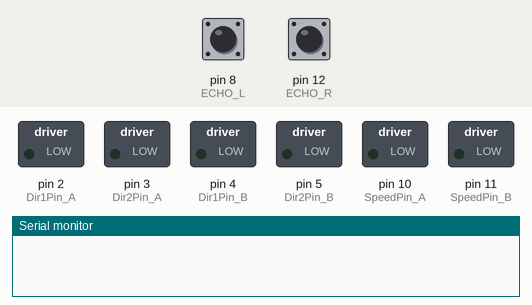
A sketch run on a simulated Arduino Uno, built with avr-gcc and run on an emulated ATmega328P. Shown: switched loads named in the sketch (green lamp = pin HIGH), the last lines printed to the serial monitor. Dashed ring = blinking. The inputs (shaded band) are chosen by the test bench; at power-on: pin 8 (ECHO_L) LOW, pin 12 (ECHO_R) LOW. Pins used as bus, display or sensor lines are not drawn.

Above: at 1.8 s.
1.9 s: pin 8 (ECHO_L) pulsed HIGH 2 times (0.12 s each, 0.3 s apart)
At 3.9 s:
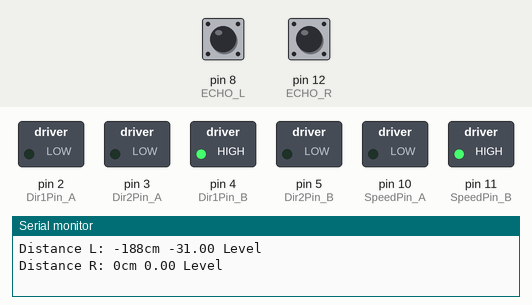
At 4.6 s:
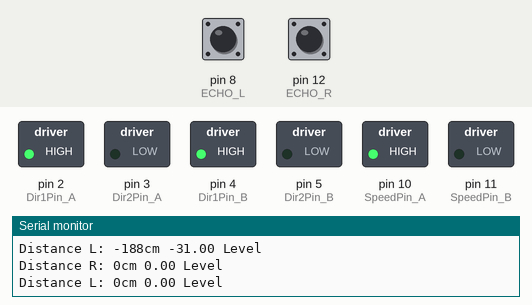
5.5 s: pin 12 (ECHO_R) pulsed HIGH 5 times (0.12 s each, 0.3 s apart)
At 10.1 s:
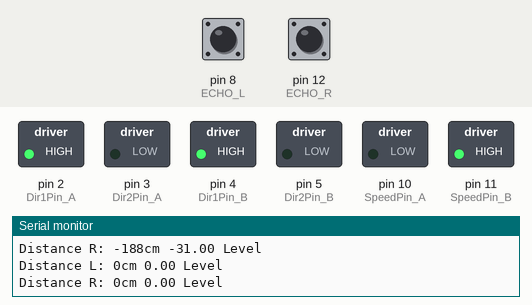
Timing chart, 0 to 15.8 s (numbered marks = the images above; inputs shaded):
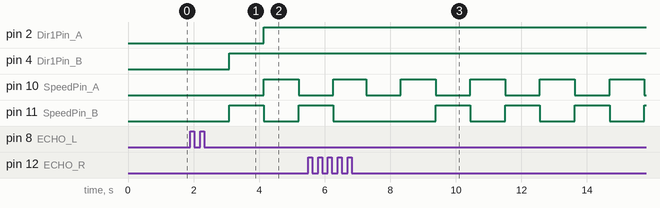

Measured:
- after the input at 1.9 s, pin 2 (Dir1Pin_A): LOW → HIGH after 2.2 s instead of 0.16 s
- by itself, pin 10 (SpeedPin_A): alternates HIGH for 1.1 s and LOW for 1.1 s
- by itself, pin 11 (SpeedPin_B): repeats every 2.1 s: HIGH 1.1 s, LOW 1.1 s

The sketch:

final.ino
```cpp
#include <Thread.h>
#include <ThreadController.h>

#define TRIG_L 9 //TRIG 핀 설정 (초음파 보내는 핀)
#define ECHO_L 8 //ECHO 핀 설정 (초음파 받는 핀)

#define TRIG_R 13 //TRIG 핀 설정 (초음파 보내는 핀)
#define ECHO_R 12 //ECHO 핀 설정 (초음파 받는 핀)

#define Dir1Pin_A  2      // 제어신호 1핀
#define Dir2Pin_A  3      // 제어신호 2핀
#define SpeedPin_A  10    // PWM제어를 위한 핀

#define Dir1Pin_B  4      // 제어신호 1핀
#define Dir2Pin_B  5      // 제어신호 2핀
#define SpeedPin_B  11    // PWM제어를 위한 핀

ThreadController controller = ThreadController();

Thread SenserLeftThread = Thread();
Thread SenserRightThread = Thread();

//----------------------------------------------------------- sona
void leftcalc() {
  analogWrite(SpeedPin_A, 0);
  float sonaTime;

  digitalWrite(TRIG_L, LOW);
  delay(50);
  digitalWrite(TRIG_L, HIGH);
  delay(10);
  digitalWrite(TRIG_L, LOW);

  sonaTime = pulseIn (ECHO_L, HIGH); //물체에 반사되어 돌아온 초음파의 시간을 변수에 저장

  TimeToDistance(sonaTime, "L");
}

void rightcalc() {
  analogWrite(SpeedPin_B, 0);
  float sonaTime;

  digitalWrite(TRIG_R, LOW);
  delay(50);
  digitalWrite(TRIG_R, HIGH);
  delay(10);
  digitalWrite(TRIG_R, LOW);

  sonaTime = pulseIn (ECHO_R, HIGH); //물체에 반사되어 돌아온 초음파의 시간을 변수에 저장

  TimeToDistance(sonaTime, "R");
}
//----------------------------------------------arduino
void TimeToDistance(int sonaTime, String LR){
  float distance;
  //34000*초음파가 물체로 부터 반사되어 돌아오는0시간 /1000000 / 2
  //초음파센서의 거리값이 위 계산값과 동일하게 Cm로 환산


  distance = (((34000*sonaTime)/1000000)/2)/6; //최대거리 30 5단계로 나눔 6이상이면버림
  //PC모니터로 초음파 거리값을 확인


  Serial.println("Distance "+LR+": "+ ((34000*sonaTime)/1000000)/2 +"cm "+ distance+" Level");//측정된 물체로부터 거리값(5단계) 출력


  if(distance<5&&distance>-1){
    distanceToVolt(LR, distance);
    }
}

//-------------------------------------------------motor
void distanceToVolt(String place, int len){
  int volt = 255/len;
  if(place == "L"){
    digitalWrite(Dir1Pin_A, HIGH);         //모터가 시계 방향으로 회전
    digitalWrite(Dir2Pin_A, LOW);
    analogWrite(SpeedPin_A, volt);          //모터 속도를 최대로 설정
  }else if(place == "R"){
    digitalWrite(Dir1Pin_B, HIGH);         //모터가 시계 방향으로 회전
    digitalWrite(Dir2Pin_B, LOW);
    analogWrite(SpeedPin_B, volt);          //모터 속도를 최대로 설정
  }
}

void setup() {
  Serial.begin(9600); //시리얼 통신을 정의(모니터로 센서값을 확인)
  pinMode(TRIG_L, OUTPUT);                //초음파
  pinMode(ECHO_L, INPUT);                 //초음파
  pinMode(TRIG_R, OUTPUT);                //초음파
  pinMode(ECHO_R, INPUT);                 //초음파

  pinMode(Dir1Pin_A, OUTPUT);             // 모터 1번핀
  pinMode(Dir2Pin_A, OUTPUT);             // 모터 2번핀
  pinMode(SpeedPin_A, OUTPUT);            // 모터 PWM제어핀

  pinMode(Dir1Pin_B, OUTPUT);             // 모터 1번핀
  pinMode(Dir2Pin_B, OUTPUT);             // 모터 2번핀
  pinMode(SpeedPin_B, OUTPUT);            // 모터 PWM제어핀

  SenserLeftThread.onRun(leftcalc);       //좌쓰레드
  SenserLeftThread.setInterval(1000);

  SenserRightThread.onRun(rightcalc);     //우쓰레드
  SenserRightThread.setInterval(1000);

  controller.add(&SenserLeftThread);      //쓰레드 컨트롤러
  controller.add(&SenserRightThread);
}

void loop() {
  controller.run();
}
```
